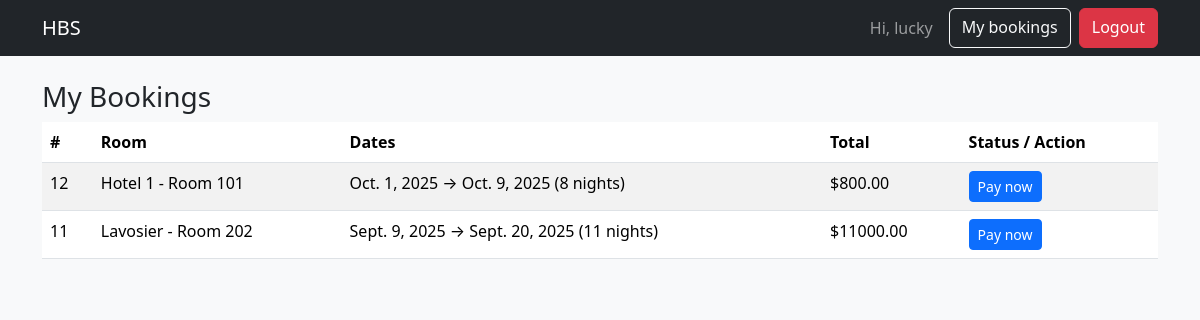
/my-bookings/ (signed in), run on the app's committed database.
### booking/models.py (models this page shows, shortened)
class Booking(models.Model):
    user = models.ForeignKey(settings.AUTH_USER_MODEL, on_delete=models.CASCADE)
    room = models.ForeignKey(Room, on_delete=models.CASCADE)
    check_in = models.DateField()
    check_out = models.DateField()
    paid = models.BooleanField(default=False)
    @property
    def nights(self):
        return max((self.check_out - self.check_in).days, 0)
    @property
    def total_amount(self):
        price = self.room.price_per_night or Decimal('0')
        return price * self.nights
    created_at = models.DateTimeField(auto_now_add=True)
    class Meta:
        ordering = ['-created_at']

class Room(models.Model):
    hotel = models.ForeignKey(Hotel, on_delete=models.CASCADE, related_name='rooms')
    number = models.CharField(max_length=20)
    room_type = models.CharField(max_length=50, default='Standard')
    price_per_night = models.DecimalField(max_digits=8, decimal_places=2)
    capacity = models.PositiveIntegerField(default=2)
    def __str__(self):
        return f"{self.hotel.name} - Room {self.number}"

class Hotel(models.Model):
    name = models.CharField(max_length=120)
    city = models.CharField(max_length=120, blank=True)
    address = models.CharField(max_length=255, blank=True)
    description = models.TextField(blank=True)

### booking/views.py (the view)
# urls.py: path('my-bookings/', views.my_bookings, name='my_bookings'),
@login_required
def my_bookings(request):
    bookings = Booking.objects.filter(user=request.user)
    return render(request, 'booking/my_bookings.html', {'bookings': bookings})

### booking/templates/booking/my_bookings.html (shortened to what this page needs)
{% extends 'booking/base.html' %}
{% block content %}
<h3>My Bookings</h3>
{% if bookings %}
<table class="table table-striped">
  <thead>
    <tr>
      <th>#</th><th>Room</th><th>Dates</th><th>Total</th><th>Status / Action</th>
    </tr>
  </thead>
  <tbody>
  {% for b in bookings %}
    <tr>
      <td>{{ b.id }}</td>
      <td>{{ b.room }}</td>
      <td>{{ b.check_in }} → {{ b.check_out }} ({{ b.nights }} night{{ b.nights|pluralize }})</td>
      <td>${{ b.total_amount|floatformat:2 }}</td>
      <td>
        {% if b.paid %}
          <span class="badge text-bg-success">PAID</span>
        {% else %}
          <a class="btn btn-sm btn-primary" href="{% url 'pay_booking' b.id %}">Pay now</a>
        {% endif %}
      </td>
    </tr>
  {% endfor %}
  </tbody>
</table>
{% else %}
<p class="text-muted">No bookings yet.</p>
{% endif %}
{% endblock %}

### booking/templates/booking/base.html (shortened to what this page needs)
<!doctype html>
<html lang="en">
<head>
  <link href="https://cdn.jsdelivr.net/npm/bootstrap@5.3.3/dist/css/bootstrap.min.css" rel="stylesheet">
</head>
<body class="bg-light">
<nav class="navbar navbar-dark bg-dark">
  <div class="container">
    <a class="navbar-brand" href="/">HBS</a>
    <div class="d-flex">
      {% if user.is_authenticated %}
        <span class="navbar-text me-3">Hi, {{ user.username }}</span>
        <a class="btn btn-outline-light me-2" href="{% url 'my_bookings' %}">My bookings</a>
        <a class="btn btn-danger" href="{% url 'logout' %}">Logout</a>
      {% else %}
        <a class="btn btn-outline-light" href="{% url 'auth' %}">Login / Signup</a>
      {% endif %}
    </div>
  </div>
</nav>
<main class="container py-4">
  {% block content %}{% endblock %}
</main>
</body>
</html>

### data on the page
Booking: id "12", room "Hotel 1 - Room 101", check_in "Oct. 1, 2025", check_out "Oct. 9, 2025", nights "8", total_amount "800.00", paid "Pay now"
Booking: id "11", room "Lavosier - Room 202", check_in "Sept. 9, 2025", check_out "Sept. 20, 2025", nights "11", total_amount "11000.00", paid "Pay now"

### other printed values
{{ user.username }} "lucky"
